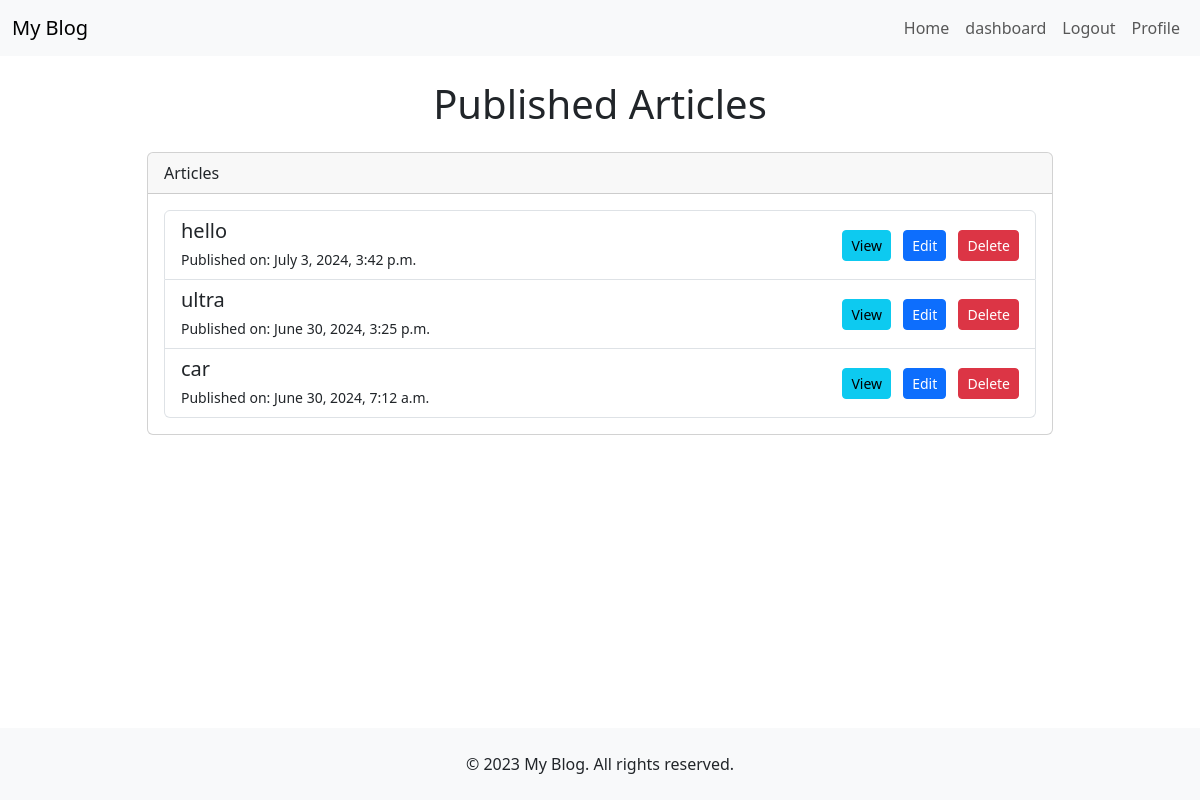
The app's page /dashboard/published/ (signed in), older data.
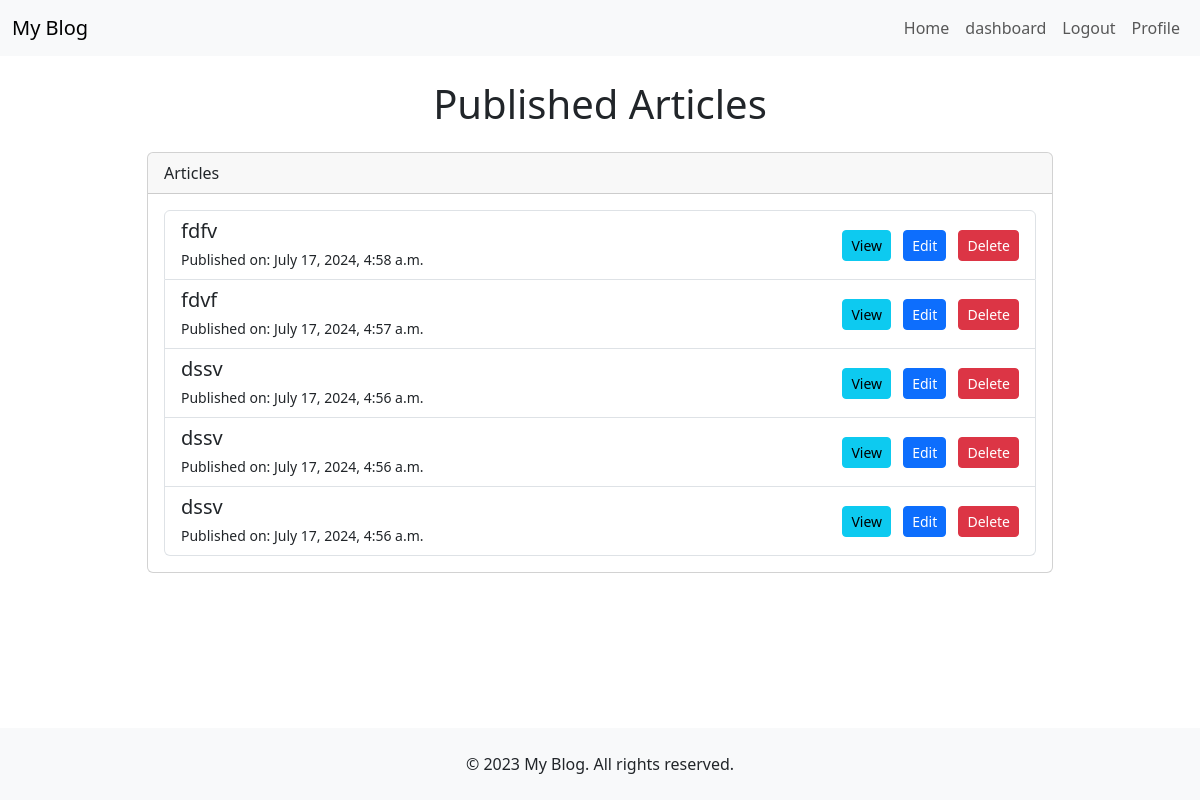
The same page, newer data.
### blog/models.py (models this page shows, shortened)
class Post(models.Model):
    title = models.CharField(max_length=200, verbose_name=_("Title"))
    body = CKEditor5Field(verbose_name=_("Body"),config_name='default')
    published_date = models.DateTimeField(auto_now_add=True, verbose_name=_("Published Date"))
    last_modified = models.DateTimeField(auto_now=True, verbose_name=_("Last Modified"))
    author = models.ForeignKey(get_user_model(), on_delete=models.CASCADE, verbose_name=_("Author"), null=True)
    categories = models.ManyToManyField(Category, related_name='posts', verbose_name=_("Categories"))
    tags = models.ManyToManyField(Tag, related_name='posts',verbose_name=_("Tags"))
    is_published = models.BooleanField(default=False, verbose_name=_("Is Publised"))

### blog/views.py (the view)
# urls.py: path('dashboard/published/', views.PostPublishedListView.as_view(), name='published'),
class PostPublishedListView(LoginRequiredMixin,ListView):
    model = Post
    template_name = 'dashbord/post_published.html'
    context_object_name ='post_list'
    def get_queryset(self) -> QuerySet[Any]:
        return Post.objects.filter(is_published=True, author=self.request.user).order_by("-published_date")

### blog/templates/dashbord/post_published.html
{% extends "base.html" %}
{% block content %}
<div class="container my-4">
    <h1 class="text-center mb-4">Published Articles</h1>
    <div class="row justify-content-center">
        <div class="col-md-10">
            <div class="card mb-3">
                <div class="card-header">Articles</div>
                <div class="card-body">
                    <div class="list-group">
                        {% for post in post_list %}
                        <div class="list-group-item list-group-item-action d-flex justify-content-between align-items-center">
                            <div>
                                <h5 class="mb-1">{{post.title}}</h5>
                                <small>Published on: {{post.published_date}}</small>
                            </div>
                            <div>
                                <a href="{% url "blog:post_details" post.id %}" class="btn btn-info btn-sm me-2">View</a>
                                <a href="{% url "blog:post_edit" post.id %}"  class="btn btn-primary btn-sm me-2">Edit</a>
                                <a href="{% url "blog:post_delete" post.id %}" class="btn btn-danger btn-sm">Delete</a>
                            </div>
                        </div>
                        {% endfor %}
                    </div>
                </div>
            </div>
        </div>
    </div>
</div>
{% endblock content %}

Row changes from the older to the newer data that the page shows:
removed Post: title "hello", published_date "July 3, 2024, 3:42 p.m."
removed Post: title "ultra", published_date "June 30, 2024, 3:25 p.m."
removed Post: title "car", published_date "June 30, 2024, 7:12 a.m."
added Post: title "fdfv", published_date "July 17, 2024, 4:58 a.m."
added Post: title "fdvf", published_date "July 17, 2024, 4:57 a.m."
added Post: title "dssv", published_date "July 17, 2024, 4:56 a.m."
added Post: title "dssv", published_date "July 17, 2024, 4:56 a.m."
added Post: title "dssv", published_date "July 17, 2024, 4:56 a.m."
